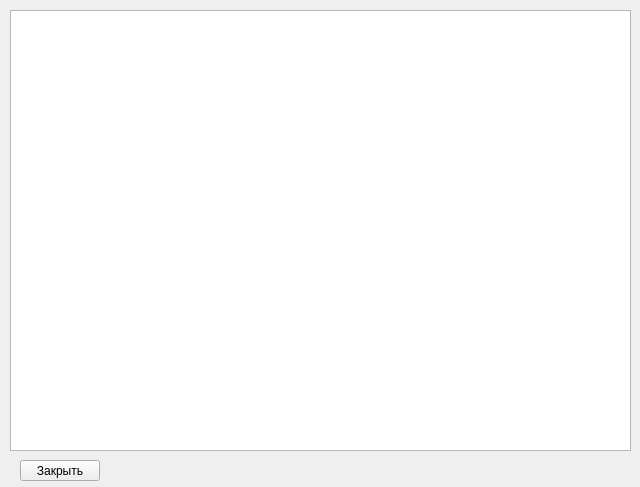
<?xml version="1.0" encoding="UTF-8"?>
<ui version="4.0">
 <class>Lab7</class>
 <widget class="QWidget" name="Lab7">
  <property name="geometry">
   <rect>
    <x>0</x>
    <y>0</y>
    <width>640</width>
    <height>487</height>
   </rect>
  </property>
  <property name="windowTitle">
   <string>Lab7</string>
  </property>
  <widget class="QGraphicsView" name="graphicsView">
   <property name="enabled">
    <bool>true</bool>
   </property>
   <property name="geometry">
    <rect>
     <x>10</x>
     <y>10</y>
     <width>621</width>
     <height>441</height>
    </rect>
   </property>
   <property name="maximumSize">
    <size>
     <width>621</width>
     <height>441</height>
    </size>
   </property>
   <property name="verticalScrollBarPolicy">
    <enum>Qt::ScrollBarAlwaysOff</enum>
   </property>
   <property name="horizontalScrollBarPolicy">
    <enum>Qt::ScrollBarAlwaysOff</enum>
   </property>
  </widget>
  <widget class="QPushButton" name="pushButton">
   <property name="geometry">
    <rect>
     <x>20</x>
     <y>460</y>
     <width>80</width>
     <height>21</height>
    </rect>
   </property>
   <property name="text">
    <string>Закрыть</string>
   </property>
  </widget>
 </widget>
 <resources/>
 <connections/>
</ui>
